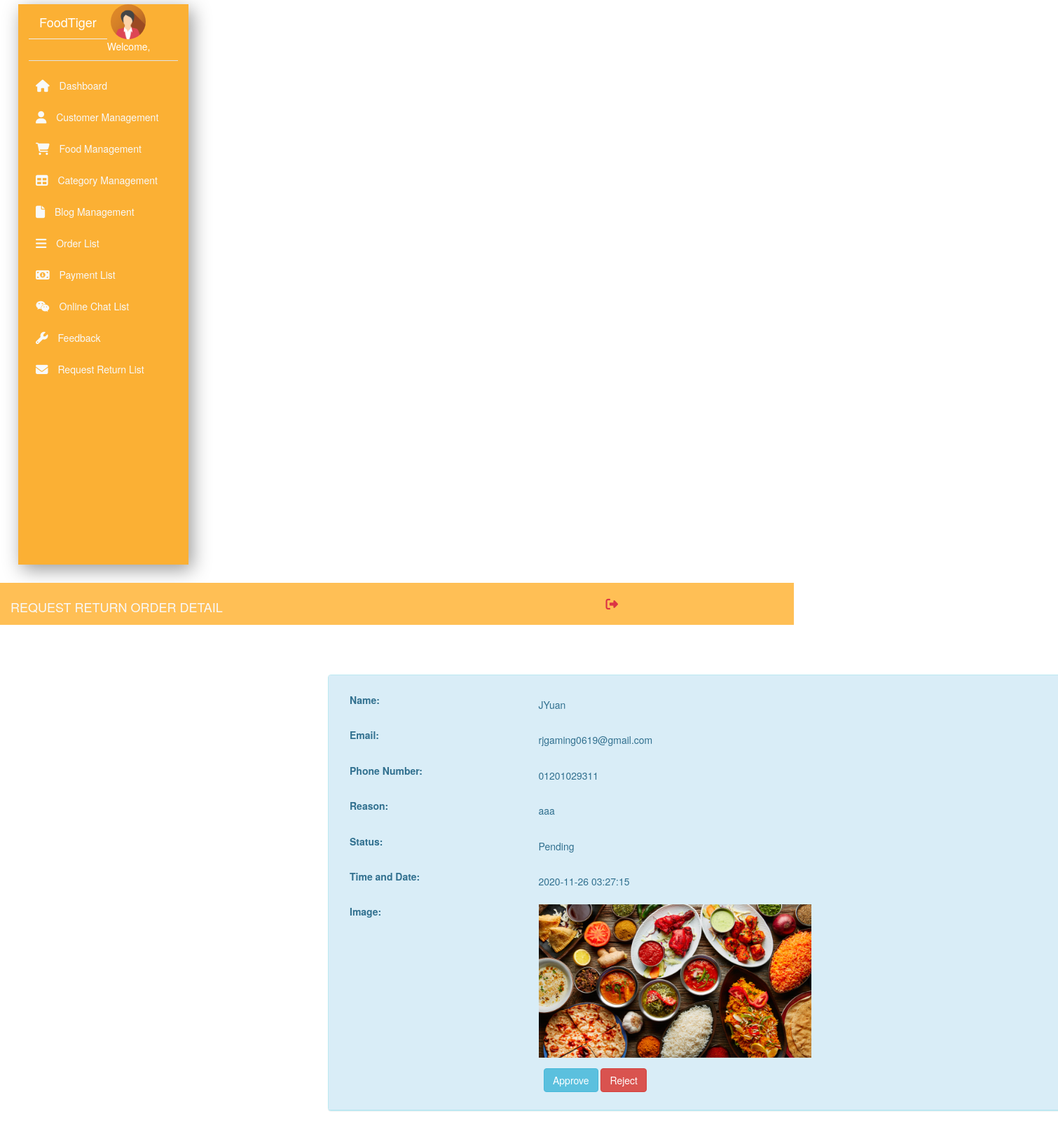
The page /admin/returnorderdetail.php?id=2 on the database its author committed.
### tables this page shows
CREATE TABLE `returnorder` (
  `id` int(11) NOT NULL,
  `order_id` varchar(255) NOT NULL,
  `name` varchar(255) NOT NULL,
  `reason` varchar(255) NOT NULL,
  `image` varchar(500) NOT NULL,
  `statusreturn` varchar(255) NOT NULL,
  `date` timestamp NOT NULL DEFAULT current_timestamp() ON UPDATE current_timestamp()
);

CREATE TABLE `payment` (
  `id` int(11) NOT NULL,
  `order_id` varchar(255) NOT NULL,
  `email` varchar(255) NOT NULL,
  `Name` varchar(255) NOT NULL,
  `PhoneNo` varchar(255) NOT NULL,
  `Address` varchar(255) NOT NULL,
  `price` int(255) NOT NULL,
  `time_date` timestamp NOT NULL DEFAULT current_timestamp(),
  `payment_way` varchar(255) NOT NULL,
  `status` varchar(255) NOT NULL,
  `receive` varchar(255) NOT NULL
);

### admin/returnorderdetail.php (the view, shortened to what this page needs)
<?php
    require "nav/nav.php";
    if(isset($_GET['id'])){
        $id=$_GET['id'];
        $sql="SELECT * FROM `returnorder` LEFT JOIN `payment` ON returnorder.order_id = payment.order_id ORDER BY returnorder.id = '$id'";
        $result=$conn->query($sql);
        if($result->num_rows>0){
            while($row=$result->fetch_assoc()){
                $id = $_GET['id'];
                $name = $row['name'];
                $PhoneNo = $row['PhoneNo'];
                $Email = $row['email'];
                $Reason = $row['reason'];
                $Image = $row['image'];
                $StatusReturn = $row['statusreturn'];
                $Date = $row['date'];
            }
        }
    }
?>
<!DOCTYPE html>
<html>
    <head>
    </head>
    <body>
        <div class="col-lg-9 col-xl-10 col-md-8 ml-auto fixed-top py-2 top-navbar" style="background-color: #ffbf55;">
            <div class="row align-items-center">
                <div class="col-md-9">
                    <h4 class="text-light text-uppercase mb-0">Request Return Order Detail</h4>
                </div>
                <div class="col-md-3">
                    <ul class="navbar-nav">
                        <li class="nav-item ml-md-auto ">
                            <a href="adminlognout.php" class="nav-link" onclick="return confirm('Are you sure?')"><i class="fa fa-sign-out text-danger fa-lg"></i></a>
                        </li>
                    </ul>
                </div>
            </div>
        </div>
        <div class="container" style="margin-top:10%;margin-left:30%;">
            <div class="panel panel-info">
                <div class="panel-heading">
                    <div class="panel-body" >
                        <div class="form-group">
                            <div class="row">
                                <label for="Name" class="col-md-3 control-label">Name: </label>
                                <div class="col-md-9">
                                    <h5><?php echo $name; ?></h5>
                                </div>
                            </div>
                        </div>
                        <div class="form-group">
                            <div class="row">
                                <label for="Address" class="col-md-3 control-label">Email: </label>
                                <div class="col-md-9">
                                    <h5><?php echo $Email; ?></h5>
                                </div>
                            </div>
                        </div>
                        <div class="form-group">
                            <div class="row">
                                <label for="Contact Number" class="col-md-3 control-label">Phone Number: </label>
                                <div class="col-md-9">
                                    <h5><?php echo $PhoneNo; ?></h5>
                                </div>
                            </div>
                        </div>
                        <div class="form-group">
                            <div class="row">
                                <label for="Reason" class="col-md-3 control-label">Reason: </label>
                                <div class="col-md-9">
                                    <h5><?php echo  $Reason; ?></h5>
                                </div>
                            </div>
                        </div>
                        <div class="form-group">
                            <div class="row">
                                <label for="Status" class="col-md-3 control-label">Status:</label>
                                <div class="col-md-9">
                                    <h5><?php echo $StatusReturn; ?></h5>
                                </div>
                            </div>
                        </div>
                        <div class="form-group">
                            <div class="row">
                                <label for="Time and Date" class="col-md-3 control-label">Time and Date:</label>
                                <div class="col-md-9">
                                    <h5><?php echo $Date; ?></h5>
                                </div>
                            </div>
                        </div>
                        <div class="form-group">
                            <div class="row">
                                <label for="Image" class="col-md-3 control-label">Image: </label>
                                <div class="col-md-9">
                                    <img src="<?php if (isset($_GET['id'])){echo $Image; }?>" id="profileDisplay" style="width:50%;">
                                </div>
                            </div>
                        </div>
                        <div class="form-group">
                            <div class="col-md-offset-3 col-md-6">
                                <button  type="submit"  name="update" id="<?php echo $id; ?>"class="btn btn-info updatebut" >Approve</button>
                                <button  type="submit"  name="reject" id="<?php echo $id; ?>" class="btn btn-danger rejectbut" >Reject</button>
                            </div>
                        </div>
                    </div>
                </div>
            </div>
        </div>
    </body>
</html>

### css/admin.css (style rules this page uses)
body { font-weight: 300; font-size: 18px; }

### rows shown on the page
returnorder: name "JYuan", reason "aaa", statusreturn "Pending", date "2020-11-26 03:27:15", image (picture)
payment: email "rjgaming0619@gmail.com", PhoneNo "01201029311"
